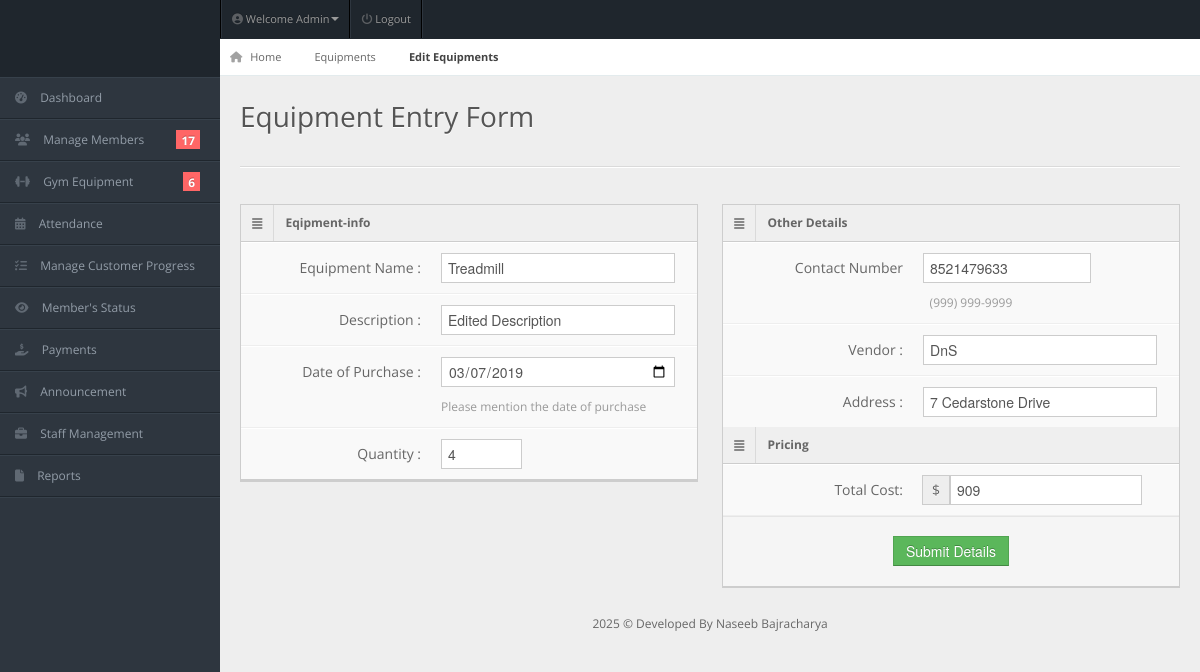
Screenshot of /admin/edit-equipmentform.php?id=3 (signed in) with the database file from the repository.
### tables this page shows
CREATE TABLE `equipment` (
  `id` int(11) NOT NULL,
  `name` varchar(30) NOT NULL,
  `amount` int(100) NOT NULL,
  `quantity` int(100) NOT NULL,
  `vendor` varchar(50) NOT NULL,
  `description` varchar(50) NOT NULL,
  `address` varchar(20) NOT NULL,
  `contact` varchar(10) NOT NULL,
  `date` date NOT NULL
);

### admin/edit-equipmentform.php (the view, shortened to what this page needs)
<!DOCTYPE html>
<html lang="en">
<head>
<link rel="stylesheet" href="../css/bootstrap.min.css" />
<link rel="stylesheet" href="../css/bootstrap-responsive.min.css" />
<link rel="stylesheet" href="../css/fullcalendar.css" />
<link rel="stylesheet" href="../css/matrix-style.css" />
<link rel="stylesheet" href="../css/matrix-media.css" />
<link href="../font-awesome/css/fontawesome.css" rel="stylesheet" />
<link href="../font-awesome/css/all.css" rel="stylesheet" />
<link rel="stylesheet" href="../css/jquery.gritter.css" />
</head>
<body>
<div id="header">
  <h1><a href="dashboard.html">Perfect Gym Admin</a></h1>
</div>
<?php include 'includes/topheader.php'?>
<?php $page='update-equip'; include 'includes/sidebar.php'?>
    <?php
        $id=$_GET['id'];
        $qry= "select * from equipment where id='$id'";
        $result=mysqli_query($conn,$qry);
        while($row=mysqli_fetch_array($result)){
    ?>
<div id="content">
<div id="content-header">
  <div id="breadcrumb"> <a href="index.php" title="Go to Home" class="tip-bottom"><i class="fas fa-home"></i> Home</a> <a href="#" class="tip-bottom">Equipments</a> <a href="#" class="current">Edit Equipments</a> </div>
  <h1>Equipment Entry Form</h1>
</div>
<div class="container-fluid">
  <hr>
  <div class="row-fluid">
    <div class="span6">
      <div class="widget-box">
        <div class="widget-title"> <span class="icon"> <i class="fas fa-align-justify"></i> </span>
          <h5>Eqipment-info</h5>
        </div>
        <div class="widget-content nopadding">
          <form action="edit-equipment-req.php" method="POST" class="form-horizontal">
            <div class="control-group">
              <label class="control-label">Equipment Name :</label>
              <div class="controls">
                <input type="text" class="span11" name="name" value='<?php echo $row['name']; ?>' required />
              </div>
            </div>
            <div class="control-group">
              <label class="control-label">Description :</label>
              <div class="controls">
                <input type="text" class="span11" name="description" value='<?php echo $row['description']; ?>' required />
              </div>
            </div>
            <div class="control-group">
              <label class="control-label">Date of Purchase :</label>
              <div class="controls">
                <input type="date" name="date" value='<?php echo $row['date']; ?>' class="span11" />
                <span class="help-block">Please mention the date of purchase</span> </div>
            </div>
             <div class="control-group">
              <label class="control-label">Quantity :</label>
              <div class="controls">
                <input type="number" class="span4" name="quantity" value='<?php echo $row['quantity']; ?>'  required />
              </div>
            </div>
        </div>
        <div class="widget-content nopadding">
        <div class="widget-content nopadding">
          </div>
        </div>
      </div>
    </div>
    <div class="span6">
      <div class="widget-box">
        <div class="widget-title"> <span class="icon"> <i class="fas fa-align-justify"></i> </span>
          <h5>Other Details</h5>
        </div>
        <div class="widget-content nopadding">
          <div class="form-horizontal">
            <div class="control-group">
              <label for="normal" class="control-label">Contact Number</label>
              <div class="controls">
                <input type="text" id="mask-phone" name="contact" minlength="10" maxlength="10" value='<?php echo $row['contact']; ?>' class="span8 mask text" required>
                <span class="help-block blue span8">(999) 999-9999</span>
                </div>
            </div>
            <div class="control-group">
              <label class="control-label">Vendor :</label>
              <div class="controls">
                <input type="text" class="span11" name="vendor" value='<?php echo $row['vendor']; ?>' required />
              </div>
            </div>
            <div class="control-group">
              <label class="control-label">Address :</label>
              <div class="controls">
                <input type="text" class="span11" name="address" value='<?php echo $row['address']; ?>' required />
              </div>
            </div>
          </div>
              <div class="widget-title"> <span class="icon"> <i class="fas fa-align-justify"></i> </span>
          <h5>Pricing</h5>
        </div>
        <div class="widget-content nopadding">
          <div class="form-horizontal">
            <div class="control-group">
              <label class="control-label">Total Cost: </label>
              <div class="controls">
                <div class="input-append">
                  <span class="add-on">$</span>
                  <input type="number" placeholder="120000" name="amount" value='<?php echo $row['amount']; ?>' class="span11" required>
                  </div>
              </div>
            </div>
            <div class="form-actions text-center">
              <button type="submit" class="btn btn-success">Submit Details</button>
            </div>
          </div>
          <?php
        }
    ?>
        </div>
        </div>
      </div>
  </div>
</div></div>
<div class="row-fluid">
  <div id="footer" class="span12"> <?php echo date("Y");?> &copy; Developed By Naseeb Bajracharya</a> </div>
</div>
</body>
</html>

### css/matrix-style.css (style rules this page uses)
* { outline: none !important; -moz-outline: none !important; }
html, body { height: 100%; }
body { overflow-x: hidden; margin-top: -10px; font-family: "Open Sans", sans-serif; font-size: 12px; color: #666; }
a { color: #666; }
select, textarea, input[type="text"], input[type="password"], input[type="datetime"], input[type="datetime-local"], input[type="date"], input[type="month"], input[type="time"], input[type="week"], input[type="number"], input[type="email"], input[type="url"], input[type="search"], input[type="tel"], input[type="color"], .uneditable-input, .label, .dropdown-menu, .btn, .well, .progress, .table-bordered, .btn-group > .btn:first-child, .btn-group > .btn:last-child, .btn-group > .btn:last-child, .btn-group > .dropdown-toggle, .alert { border-radius: 0px; }
.btn, textarea, input[type="text"], input[type="password"], input[type="datetime"], input[type="datetime-local"], input[type="date"], input[type="month"], input[type="time"], input[type="week"], input[type="number"], input[type="email"], input[type="url"], input[type="search"], input[type="tel"], input[type="color"], .uneditable-input { box-shadow: none; }
.progress, .progress-success .bar, .progress .bar-success, .progress-warning .bar, .progress .bar-warning, .progress-danger .bar, .progress .bar-danger, .progress-info .bar, .progress .bar-info, .btn, .btn-primary { background-image: none; }
.form-horizontal .form-actions { padding-left: 20px; }
#footer { padding: 10px; text-align: center; }
hr { border-top-color: #dadada; }
#header { height: 77px; position: relative; width: 100%; z-index: -9; }
#header h1 { background: url("../img/icontest3.png") no-repeat scroll 0 0 transparent; height: 31px; left: 20px; line-height: 600px; overflow: hidden; position: relative; top: 26px; width: 191px; }
#header h1 a { display: block; }
#content { background: none repeat scroll 0 0 #eeeeee; margin-left: 220px; margin-right: 0; padding-bottom: 25px; position: relative; min-height: 100%; width: auto; }
#content-header { position: abslute; width: 100%; margin-top: -38px; z-index: 20; }
#content-header h1 { color: #555555; font-size: 28px; font-weight: normal; float: none; text-shadow: 0 1px 0 #ffffff; margin-left: 20px; position: relative; }
#content-header h1, #content-header .btn-group { margin-top: 20px; }
#breadcrumb { background-color: #fff; border-bottom: 1px solid #e3ebed; }
#breadcrumb a { padding: 8px 20px 8px 10px; display: inline-block; background-image: url("../img/breadcrumb.png"); background-position: center right; background-repeat: no-repeat; font-size: 11px; color: #666666; }
#breadcrumb a:last-child { background-image: none; }
#breadcrumb a.current { font-weight: bold; color: #444444; }
#breadcrumb a i { margin-right: 5px; opacity: 0.6; }
.widget-box { background: none repeat scroll 0 0 #f9f9f9; border-left: 1px solid #cdcdcd; border-top: 1px solid #cdcdcd; border-right: 1px solid #cdcdcd; clear: both; margin-top: 16px; margin-bottom: 16px; position: relative; }
.widget-title, .modal-header, .table th, div.dataTables_wrapper .ui-widget-header { background: #efefef; border-bottom: 1px solid #cdcdcd; height: 36px; }
.widget-title span.icon { padding: 9px 10px 7px 11px; float: left; border-right: 1px solid #dadada; }
.widget-title h5 { color: #666; float: left; font-size: 12px; font-weight: bold; padding: 12px; line-height: 12px; margin: 0; }
.widget-content { padding: 15px; border-bottom: 1px solid #cdcdcd; }
.nopadding { padding: 0 !important; }
form { margin-bottom: 0; }
.form-horizontal .control-group { border-top: 1px solid #ffffff; border-bottom: 1px solid #eeeeee; margin-bottom: 0; }
.form-horizontal .control-group:last-child { border-bottom: 0; }
.form-horizontal .control-label { padding-top: 15px; width: 180px; }
.form-horizontal .controls { margin-left: 200px; padding: 10px 0; }
.form-horizontal .form-actions { margin-top: 0; margin-bottom: 0; }
.help-block, .help-inline { color: #999999; }
.input-prepend input, .input-append input, .input-prepend input[class*="span"], .input-append input[class*="span"] { width: none; }
.input-append input, .input-append select, .input-prepend span, .input-prepend input { border-radius: 0px !important; }

### css/matrix-media.css (style rules this page uses)
body { background:#2E363F; }
#header { background-color: #1f262d; margin-top:10px; }

### rows the page displays
equipment: name "Treadmill", description "Edited Description", date "03/07/2019", quantity "4", contact "8521479633", vendor "DnS", address "7 Cedarstone Drive", amount "909"

### other values shown
$query->num_rows "17"
$query->num_rows "6"
